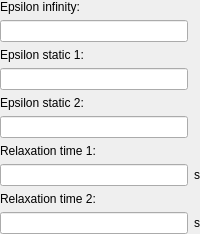
                <widget class="QWidget" name="page_Debye2">
                 <layout class="QGridLayout" name="gridLayout_12">
                  <property name="leftMargin">
                   <number>0</number>
                  </property>
                  <property name="topMargin">
                   <number>0</number>
                  </property>
                  <property name="rightMargin">
                   <number>0</number>
                  </property>
                  <property name="bottomMargin">
                   <number>0</number>
                  </property>
                  <property name="spacing">
                   <number>6</number>
                  </property>
                  <item row="5" column="0">
                   <widget class="QLineEdit" name="lineEdit_ElEpsilonStatic2_2"/>
                  </item>
                  <item row="2" column="0">
                   <widget class="QLabel" name="label_20">
                    <property name="text">
                     <string>Epsilon static 1:</string>
                    </property>
                   </widget>
                  </item>
                  <item row="9" column="1">
                   <widget class="QLabel" name="label_46">
                    <property name="text">
                     <string>s</string>
                    </property>
                   </widget>
                  </item>
                  <item row="9" column="0">
                   <widget class="QLineEdit" name="lineEdit_ElRelaxationTime2_2"/>
                  </item>
                  <item row="3" column="0">
                   <widget class="QLineEdit" name="lineEdit_ElEpsilonStatic1_2"/>
                  </item>
                  <item row="4" column="0">
                   <widget class="QLabel" name="label_21">
                    <property name="text">
                     <string>Epsilon static 2:</string>
                    </property>
                   </widget>
                  </item>
                  <item row="0" column="0">
                   <widget class="QLabel" name="label_18">
                    <property name="text">
                     <string>Epsilon infinity:</string>
                    </property>
                   </widget>
                  </item>
                  <item row="7" column="0">
                   <widget class="QLineEdit" name="lineEdit_ElRelaxationTime1_2"/>
                  </item>
                  <item row="6" column="0">
                   <widget class="QLabel" name="label_19">
                    <property name="text">
                     <string>Relaxation time 1:</string>
                    </property>
                   </widget>
                  </item>
                  <item row="7" column="1">
                   <widget class="QLabel" name="label_45">
                    <property name="text">
                     <string>s</string>
                    </property>
                   </widget>
                  </item>
                  <item row="8" column="0">
                   <widget class="QLabel" name="label_22">
                    <property name="text">
                     <string>Relaxation time 2:</string>
                    </property>
                   </widget>
                  </item>
                  <item row="1" column="0">
                   <widget class="QLineEdit" name="lineEdit_ElEpsilonInfinity_2"/>
                  </item>
                 </layout>
                </widget>
